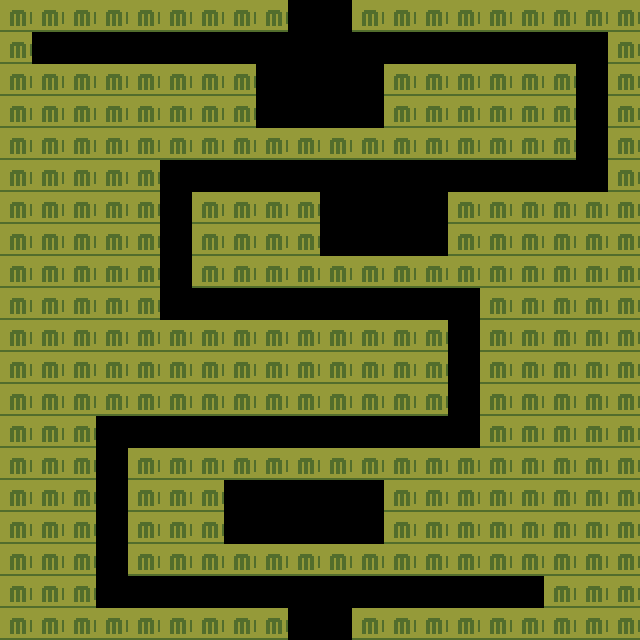

Below is a game level as drawn by its tile map, then a one-line description and the .tmx file that defines it, in full:
An orthogonal 20x20 tile map with 32x32 px tiles, 5 tile layers (ground, ground2, objects, objects_upper, ...), 5 tilesets and 4 objects (2x map_transition, resonance_stone, enemy_zone).

<map version="1.10" tiledversion="1.11.2" orientation="orthogonal" renderorder="right-down" width="20" height="20" tilewidth="32" tileheight="32" infinite="0" nextlayerid="7" nextobjectid="100">
 <properties>
  <property name="category" value="dungeon" />
  <property name="mapName" value="The Songline" />
  <property name="vibrancy" type="int" value="15" />
 </properties>
 <tileset firstgid="1" source="backterria-overworld.tsx" />
 <tileset firstgid="465" source="backterria-natural.tsx" />
 <tileset firstgid="1037" source="backterria-natural-props.tsx" />
 <tileset firstgid="1709" source="backterria-plants.tsx" />
 <tileset firstgid="2469" source="backterria-interiors.tsx" />
 <layer id="1" name="ground" width="20" height="20">
  <data encoding="csv">
2869,2869,2869,2869,2869,2869,2869,2869,2869,2469,2469,2869,2869,2869,2869,2869,2869,2869,2869,2869,
2869,2469,2469,2469,2469,2469,2469,2469,2469,2469,2469,2469,2469,2469,2469,2469,2469,2469,2469,2869,
2869,2869,2869,2869,2869,2869,2869,2869,2469,2469,2469,2469,2869,2869,2869,2869,2869,2869,2469,2869,
2869,2869,2869,2869,2869,2869,2869,2869,2469,2469,2469,2469,2869,2869,2869,2869,2869,2869,2469,2869,
2869,2869,2869,2869,2869,2869,2869,2869,2869,2869,2869,2869,2869,2869,2869,2869,2869,2869,2469,2869,
2869,2869,2869,2869,2869,2469,2469,2469,2469,2469,2469,2469,2469,2469,2469,2469,2469,2469,2469,2869,
2869,2869,2869,2869,2869,2469,2869,2869,2869,2869,2469,2469,2469,2469,2869,2869,2869,2869,2869,2869,
2869,2869,2869,2869,2869,2469,2869,2869,2869,2869,2469,2469,2469,2469,2869,2869,2869,2869,2869,2869,
2869,2869,2869,2869,2869,2469,2869,2869,2869,2869,2869,2869,2869,2869,2869,2869,2869,2869,2869,2869,
2869,2869,2869,2869,2869,2469,2469,2469,2469,2469,2469,2469,2469,2469,2469,2869,2869,2869,2869,2869,
2869,2869,2869,2869,2869,2869,2869,2869,2869,2869,2869,2869,2869,2869,2469,2869,2869,2869,2869,2869,
2869,2869,2869,2869,2869,2869,2869,2869,2869,2869,2869,2869,2869,2869,2469,2869,2869,2869,2869,2869,
2869,2869,2869,2869,2869,2869,2869,2869,2869,2869,2869,2869,2869,2869,2469,2869,2869,2869,2869,2869,
2869,2869,2869,2469,2469,2469,2469,2469,2469,2469,2469,2469,2469,2469,2469,2869,2869,2869,2869,2869,
2869,2869,2869,2469,2869,2869,2869,2869,2869,2869,2869,2869,2869,2869,2869,2869,2869,2869,2869,2869,
2869,2869,2869,2469,2869,2869,2869,2469,2469,2469,2469,2469,2869,2869,2869,2869,2869,2869,2869,2869,
2869,2869,2869,2469,2869,2869,2869,2469,2469,2469,2469,2469,2869,2869,2869,2869,2869,2869,2869,2869,
2869,2869,2869,2469,2869,2869,2869,2869,2869,2869,2869,2869,2869,2869,2869,2869,2869,2869,2869,2869,
2869,2869,2869,2469,2469,2469,2469,2469,2469,2469,2469,2469,2469,2469,2469,2469,2469,2869,2869,2869,
2869,2869,2869,2869,2869,2869,2869,2869,2869,2469,2469,2869,2869,2869,2869,2869,2869,2869,2869,2869
  </data>
 </layer>
 <layer id="2" name="ground2" width="20" height="20">
  <data encoding="csv">
0,0,0,0,0,0,0,0,0,0,0,0,0,0,0,0,0,0,0,0,
0,0,0,0,0,0,0,0,0,0,0,0,0,0,0,0,0,0,0,0,
0,0,0,0,0,0,0,0,0,0,0,0,0,0,0,0,0,0,0,0,
0,0,0,0,0,0,0,0,0,0,0,0,0,0,0,0,0,0,0,0,
0,0,0,0,0,0,0,0,0,0,0,0,0,0,0,0,0,0,0,0,
0,0,0,0,0,0,0,0,0,0,0,0,0,0,0,0,0,0,0,0,
0,0,0,0,0,0,0,0,0,0,0,0,0,0,0,0,0,0,0,0,
0,0,0,0,0,0,0,0,0,0,0,0,0,0,0,0,0,0,0,0,
0,0,0,0,0,0,0,0,0,0,0,0,0,0,0,0,0,0,0,0,
0,0,0,0,0,0,0,0,0,0,0,0,0,0,0,0,0,0,0,0,
0,0,0,0,0,0,0,0,0,0,0,0,0,0,0,0,0,0,0,0,
0,0,0,0,0,0,0,0,0,0,0,0,0,0,0,0,0,0,0,0,
0,0,0,0,0,0,0,0,0,0,0,0,0,0,0,0,0,0,0,0,
0,0,0,0,0,0,0,0,0,0,0,0,0,0,0,0,0,0,0,0,
0,0,0,0,0,0,0,0,0,0,0,0,0,0,0,0,0,0,0,0,
0,0,0,0,0,0,0,0,0,0,0,0,0,0,0,0,0,0,0,0,
0,0,0,0,0,0,0,0,0,0,0,0,0,0,0,0,0,0,0,0,
0,0,0,0,0,0,0,0,0,0,0,0,0,0,0,0,0,0,0,0,
0,0,0,0,0,0,0,0,0,0,0,0,0,0,0,0,0,0,0,0,
0,0,0,0,0,0,0,0,0,0,0,0,0,0,0,0,0,0,0,0
  </data>
 </layer>
 <layer id="3" name="objects" width="20" height="20">
  <data encoding="csv">
0,0,0,0,0,0,0,0,0,0,0,0,0,0,0,0,0,0,0,0,
0,0,0,0,0,0,0,0,0,0,0,0,0,0,0,0,0,0,0,0,
0,0,0,0,0,0,0,0,0,0,0,0,0,0,0,0,0,0,0,0,
0,0,0,0,0,0,0,0,0,0,0,0,0,0,0,0,0,0,0,0,
0,0,0,0,0,0,0,0,0,0,0,0,0,0,0,0,0,0,0,0,
0,0,0,0,0,0,0,0,0,0,0,0,0,0,0,0,0,0,0,0,
0,0,0,0,0,0,0,0,0,0,0,0,0,0,0,0,0,0,0,0,
0,0,0,0,0,0,0,0,0,0,0,0,0,0,0,0,0,0,0,0,
0,0,0,0,0,0,0,0,0,0,0,0,0,0,0,0,0,0,0,0,
0,0,0,0,0,0,0,0,0,0,0,0,0,0,0,0,0,0,0,0,
0,0,0,0,0,0,0,0,0,0,0,0,0,0,0,0,0,0,0,0,
0,0,0,0,0,0,0,0,0,0,0,0,0,0,0,0,0,0,0,0,
0,0,0,0,0,0,0,0,0,0,0,0,0,0,0,0,0,0,0,0,
0,0,0,0,0,0,0,0,0,0,0,0,0,0,0,0,0,0,0,0,
0,0,0,0,0,0,0,0,0,0,0,0,0,0,0,0,0,0,0,0,
0,0,0,0,0,0,0,0,0,0,0,0,0,0,0,0,0,0,0,0,
0,0,0,0,0,0,0,0,0,0,0,0,0,0,0,0,0,0,0,0,
0,0,0,0,0,0,0,0,0,0,0,0,0,0,0,0,0,0,0,0,
0,0,0,0,0,0,0,0,0,0,0,0,0,0,0,0,0,0,0,0,
0,0,0,0,0,0,0,0,0,0,0,0,0,0,0,0,0,0,0,0
  </data>
 </layer>
 <layer id="4" name="objects_upper" width="20" height="20">
  <data encoding="csv">
0,0,0,0,0,0,0,0,0,0,0,0,0,0,0,0,0,0,0,0,
0,0,0,0,0,0,0,0,0,0,0,0,0,0,0,0,0,0,0,0,
0,0,0,0,0,0,0,0,0,0,0,0,0,0,0,0,0,0,0,0,
0,0,0,0,0,0,0,0,0,0,0,0,0,0,0,0,0,0,0,0,
0,0,0,0,0,0,0,0,0,0,0,0,0,0,0,0,0,0,0,0,
0,0,0,0,0,0,0,0,0,0,0,0,0,0,0,0,0,0,0,0,
0,0,0,0,0,0,0,0,0,0,0,0,0,0,0,0,0,0,0,0,
0,0,0,0,0,0,0,0,0,0,0,0,0,0,0,0,0,0,0,0,
0,0,0,0,0,0,0,0,0,0,0,0,0,0,0,0,0,0,0,0,
0,0,0,0,0,0,0,0,0,0,0,0,0,0,0,0,0,0,0,0,
0,0,0,0,0,0,0,0,0,0,0,0,0,0,0,0,0,0,0,0,
0,0,0,0,0,0,0,0,0,0,0,0,0,0,0,0,0,0,0,0,
0,0,0,0,0,0,0,0,0,0,0,0,0,0,0,0,0,0,0,0,
0,0,0,0,0,0,0,0,0,0,0,0,0,0,0,0,0,0,0,0,
0,0,0,0,0,0,0,0,0,0,0,0,0,0,0,0,0,0,0,0,
0,0,0,0,0,0,0,0,0,0,0,0,0,0,0,0,0,0,0,0,
0,0,0,0,0,0,0,0,0,0,0,0,0,0,0,0,0,0,0,0,
0,0,0,0,0,0,0,0,0,0,0,0,0,0,0,0,0,0,0,0,
0,0,0,0,0,0,0,0,0,0,0,0,0,0,0,0,0,0,0,0,
0,0,0,0,0,0,0,0,0,0,0,0,0,0,0,0,0,0,0,0
  </data>
 </layer>
 <layer id="5" name="collision" width="20" height="20">
  <data encoding="csv">
1,1,1,1,1,1,1,1,1,0,0,1,1,1,1,1,1,1,1,1,
1,0,0,0,0,0,0,0,0,0,0,0,0,0,0,0,0,0,0,1,
1,1,1,1,1,1,1,1,0,0,0,0,1,1,1,1,1,1,0,1,
1,1,1,1,1,1,1,1,0,0,0,0,1,1,1,1,1,1,0,1,
1,1,1,1,1,1,1,1,1,1,1,1,1,1,1,1,1,1,0,1,
1,1,1,1,1,0,0,0,0,0,0,0,0,0,0,0,0,0,0,1,
1,1,1,1,1,0,1,1,1,1,0,0,0,0,1,1,1,1,1,1,
1,1,1,1,1,0,1,1,1,1,0,0,0,0,1,1,1,1,1,1,
1,1,1,1,1,0,1,1,1,1,1,1,1,1,1,1,1,1,1,1,
1,1,1,1,1,0,0,0,0,0,0,0,0,0,0,1,1,1,1,1,
1,1,1,1,1,1,1,1,1,1,1,1,1,1,0,1,1,1,1,1,
1,1,1,1,1,1,1,1,1,1,1,1,1,1,0,1,1,1,1,1,
1,1,1,1,1,1,1,1,1,1,1,1,1,1,0,1,1,1,1,1,
1,1,1,0,0,0,0,0,0,0,0,0,0,0,0,1,1,1,1,1,
1,1,1,0,1,1,1,1,1,1,1,1,1,1,1,1,1,1,1,1,
1,1,1,0,1,1,1,0,0,0,0,0,1,1,1,1,1,1,1,1,
1,1,1,0,1,1,1,0,0,0,0,0,1,1,1,1,1,1,1,1,
1,1,1,0,1,1,1,1,1,1,1,1,1,1,1,1,1,1,1,1,
1,1,1,0,0,0,0,0,0,0,0,0,0,0,0,0,0,1,1,1,
1,1,1,1,1,1,1,1,1,0,0,1,1,1,1,1,1,1,1,1
  </data>
 </layer>
 <objectgroup id="6" name="events">
  <object id="1" name="EV-D4-Up" type="map_transition" x="288" y="0" width="64" height="32">
   <properties>
    <property name="targetMap" value="depths-l3" />
    <property name="targetX" type="int" value="10" />
    <property name="targetY" type="int" value="19" />
    <property name="trigger" value="touch" />
   </properties>
  </object>
  <object id="2" name="EV-D4-Down" type="map_transition" x="288" y="608" width="64" height="32">
   <properties>
    <property name="targetMap" value="depths-l5" />
    <property name="targetX" type="int" value="9" />
    <property name="targetY" type="int" value="0" />
    <property name="trigger" value="touch" />
   </properties>
  </object>
  <object id="3" name="RS-D4-01" type="resonance_stone" x="320" y="288" width="32" height="32">
   <properties>
    <property name="fragments" value="calm/earth/5" />
    <property name="id" value="RS-D4-01" />
   </properties>
  </object>
  <object id="4" name="Dungeon Zone" type="enemy_zone" x="32" y="32" width="576" height="576">
   <properties>
    <property name="enemies" value="E-DP-04" />
    <property name="encounterRate" value="standard" />
    <property name="levelRange" value="12-14" />
   </properties>
  </object>
 </objectgroup>
</map>
